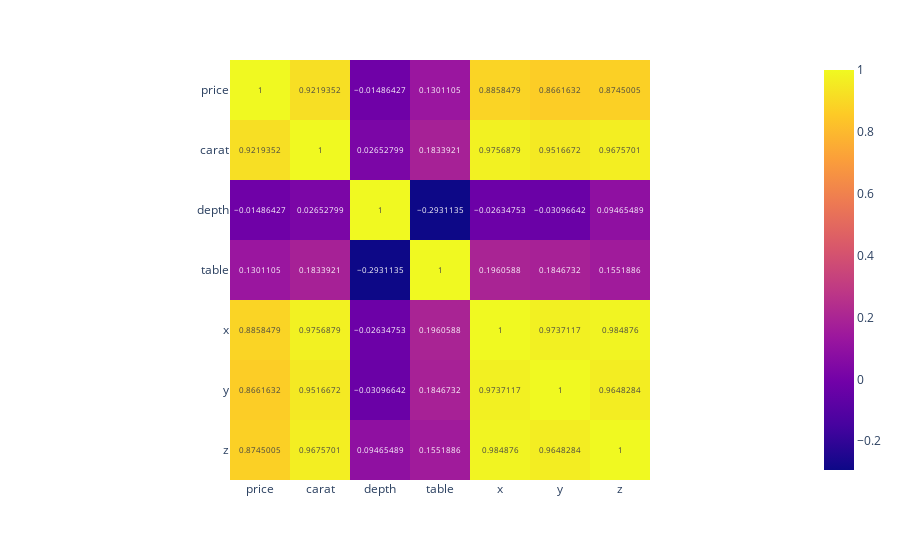

Notebook code for this chart:
### Code cell
corr_df = diamonds_df.select_dtypes(include = ['int64','float64']).corr()
px.imshow(corr_df, text_auto = True)

### Figure 1 — Plotly figure (JSON) as saved in the notebook; plotly's stock layout.template omitted (floating-point values rounded to 4 significant figures)
{"data": [{"coloraxis": "coloraxis", "hovertemplate": "x: %{x}<br>y: %{y}<br>color: %{z}<extra></extra>", "name": "0", "texttemplate": "%{z}", "type": "heatmap", "x": ["price", "carat", "depth", "table", "x", "y", "z"], "xaxis": "x", "y": ["price", "carat", "depth", "table", "x", "y", "z"], "yaxis": "y", "z": [[1, 0.9219, -0.01486, 0.1301, 0.8858, 0.8662, 0.8745], [0.9219, 1, 0.02653, 0.1834, 0.9757, 0.9517, 0.9676], [-0.01486, 0.02653, 1, -0.2931, -0.02635, -0.03097, 0.09465], [0.1301, 0.1834, -0.2931, 1, 0.1961, 0.1847, 0.1552], [0.8858, 0.9757, -0.02635, 0.1961, 1, 0.9737, 0.9849], [0.8662, 0.9517, -0.03097, 0.1847, 0.9737, 1, 0.9648], [0.8745, 0.9676, 0.09465, 0.1552, 0.9849, 0.9648, 1]]}], "layout": {"coloraxis": {"colorscale": [[0, "#0d0887"], [0.1111, "#46039f"], [0.2222, "#7201a8"], [0.3333, "#9c179e"], [0.4444, "#bd3786"], [0.5556, "#d8576b"], [0.6667, "#ed7953"], [0.7778, "#fb9f3a"], [0.8889, "#fdca26"], [1, "#f0f921"]]}, "margin": {"t": 60}, "xaxis": {"anchor": "y", "constrain": "domain", "domain": [0, 1], "scaleanchor": "y"}, "yaxis": {"anchor": "x", "autorange": "reversed", "constrain": "domain", "domain": [0, 1]}}}
